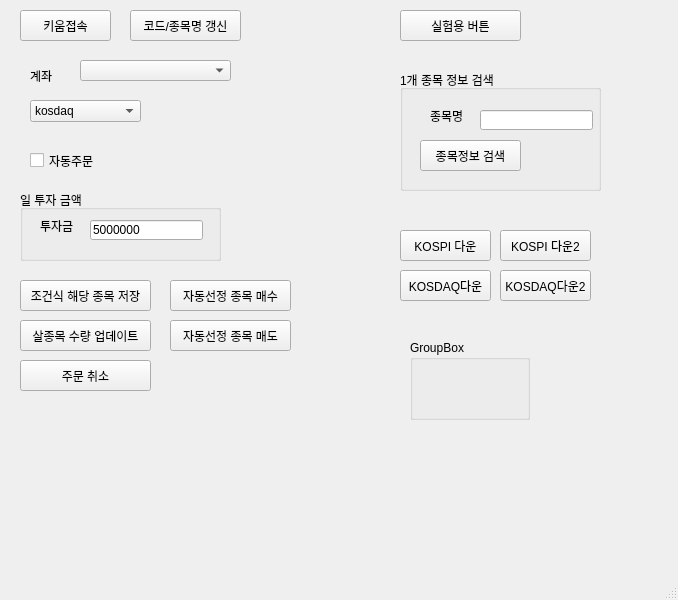
<?xml version="1.0" encoding="UTF-8"?>
<ui version="4.0">
 <class>MainWindow</class>
 <widget class="QMainWindow" name="MainWindow">
  <property name="enabled">
   <bool>true</bool>
  </property>
  <property name="geometry">
   <rect>
    <x>0</x>
    <y>0</y>
    <width>678</width>
    <height>600</height>
   </rect>
  </property>
  <property name="windowTitle">
   <string>MainWindow</string>
  </property>
  <property name="animated">
   <bool>true</bool>
  </property>
  <widget class="QWidget" name="centralwidget">
   <widget class="QPushButton" name="pushButton">
    <property name="geometry">
     <rect>
      <x>20</x>
      <y>10</y>
      <width>91</width>
      <height>31</height>
     </rect>
    </property>
    <property name="text">
     <string>키움접속</string>
    </property>
   </widget>
   <widget class="QPushButton" name="code_name_btn">
    <property name="geometry">
     <rect>
      <x>130</x>
      <y>10</y>
      <width>111</width>
      <height>31</height>
     </rect>
    </property>
    <property name="text">
     <string>코드/종목명 갱신</string>
    </property>
   </widget>
   <widget class="QPushButton" name="kospi_down_btn">
    <property name="geometry">
     <rect>
      <x>400</x>
      <y>230</y>
      <width>91</width>
      <height>31</height>
     </rect>
    </property>
    <property name="text">
     <string>KOSPI 다운</string>
    </property>
   </widget>
   <widget class="QPushButton" name="kosdaq_down_btn">
    <property name="geometry">
     <rect>
      <x>400</x>
      <y>270</y>
      <width>91</width>
      <height>31</height>
     </rect>
    </property>
    <property name="text">
     <string>KOSDAQ다운</string>
    </property>
   </widget>
   <widget class="QLabel" name="label_3">
    <property name="geometry">
     <rect>
      <x>30</x>
      <y>60</y>
      <width>41</width>
      <height>31</height>
     </rect>
    </property>
    <property name="text">
     <string>계좌</string>
    </property>
   </widget>
   <widget class="QComboBox" name="comboBox">
    <property name="geometry">
     <rect>
      <x>80</x>
      <y>60</y>
      <width>151</width>
      <height>21</height>
     </rect>
    </property>
   </widget>
   <widget class="QPushButton" name="kospi_down2_btn">
    <property name="geometry">
     <rect>
      <x>500</x>
      <y>230</y>
      <width>91</width>
      <height>31</height>
     </rect>
    </property>
    <property name="text">
     <string>KOSPI 다운2</string>
    </property>
   </widget>
   <widget class="QPushButton" name="kosdaq_down2_btn">
    <property name="geometry">
     <rect>
      <x>500</x>
      <y>270</y>
      <width>91</width>
      <height>31</height>
     </rect>
    </property>
    <property name="text">
     <string>KOSDAQ다운2</string>
    </property>
   </widget>
   <widget class="QPushButton" name="pushButton_7">
    <property name="geometry">
     <rect>
      <x>170</x>
      <y>280</y>
      <width>121</width>
      <height>31</height>
     </rect>
    </property>
    <property name="text">
     <string>자동선정 종목 매수</string>
    </property>
   </widget>
   <widget class="QPushButton" name="pushButton_8">
    <property name="geometry">
     <rect>
      <x>170</x>
      <y>320</y>
      <width>121</width>
      <height>31</height>
     </rect>
    </property>
    <property name="text">
     <string>자동선정 종목 매도</string>
    </property>
   </widget>
   <widget class="QCheckBox" name="checkBox">
    <property name="enabled">
     <bool>true</bool>
    </property>
    <property name="geometry">
     <rect>
      <x>30</x>
      <y>150</y>
      <width>111</width>
      <height>21</height>
     </rect>
    </property>
    <property name="text">
     <string>자동주문</string>
    </property>
    <property name="checked">
     <bool>false</bool>
    </property>
   </widget>
   <widget class="QPushButton" name="pushButton_10">
    <property name="geometry">
     <rect>
      <x>400</x>
      <y>10</y>
      <width>121</width>
      <height>31</height>
     </rect>
    </property>
    <property name="text">
     <string>실험용 버튼</string>
    </property>
   </widget>
   <widget class="QPushButton" name="pushButton_2">
    <property name="geometry">
     <rect>
      <x>20</x>
      <y>280</y>
      <width>131</width>
      <height>31</height>
     </rect>
    </property>
    <property name="text">
     <string>조건식 해당 종목 저장</string>
    </property>
   </widget>
   <widget class="QGroupBox" name="groupBox_6">
    <property name="geometry">
     <rect>
      <x>400</x>
      <y>70</y>
      <width>201</width>
      <height>121</height>
     </rect>
    </property>
    <property name="title">
     <string>1개 종목 정보 검색</string>
    </property>
    <widget class="QPushButton" name="pushButton_9">
     <property name="geometry">
      <rect>
       <x>20</x>
       <y>70</y>
       <width>101</width>
       <height>31</height>
      </rect>
     </property>
     <property name="text">
      <string>종목정보 검색</string>
     </property>
    </widget>
    <widget class="QLabel" name="label_7">
     <property name="geometry">
      <rect>
       <x>30</x>
       <y>30</y>
       <width>41</width>
       <height>31</height>
      </rect>
     </property>
     <property name="text">
      <string>종목명</string>
     </property>
    </widget>
    <widget class="QLineEdit" name="lineEdit">
     <property name="geometry">
      <rect>
       <x>80</x>
       <y>40</y>
       <width>113</width>
       <height>20</height>
      </rect>
     </property>
    </widget>
   </widget>
   <widget class="QPushButton" name="pushButton_11">
    <property name="geometry">
     <rect>
      <x>20</x>
      <y>320</y>
      <width>131</width>
      <height>31</height>
     </rect>
    </property>
    <property name="text">
     <string>살종목 수량 업데이트</string>
    </property>
   </widget>
   <widget class="QGroupBox" name="groupBox_7">
    <property name="geometry">
     <rect>
      <x>20</x>
      <y>190</y>
      <width>201</width>
      <height>71</height>
     </rect>
    </property>
    <property name="title">
     <string>일 투자 금액</string>
    </property>
    <widget class="QLabel" name="label_8">
     <property name="geometry">
      <rect>
       <x>20</x>
       <y>20</y>
       <width>41</width>
       <height>31</height>
      </rect>
     </property>
     <property name="text">
      <string>투자금</string>
     </property>
    </widget>
    <widget class="QLineEdit" name="lineEdit_2">
     <property name="geometry">
      <rect>
       <x>70</x>
       <y>30</y>
       <width>113</width>
       <height>20</height>
      </rect>
     </property>
     <property name="text">
      <string>5000000</string>
     </property>
    </widget>
   </widget>
   <widget class="QComboBox" name="comboBox_2">
    <property name="geometry">
     <rect>
      <x>30</x>
      <y>100</y>
      <width>111</width>
      <height>22</height>
     </rect>
    </property>
    <item>
     <property name="text">
      <string>kosdaq</string>
     </property>
    </item>
    <item>
     <property name="text">
      <string>kospi</string>
     </property>
    </item>
   </widget>
   <widget class="QGroupBox" name="groupBox">
    <property name="geometry">
     <rect>
      <x>410</x>
      <y>340</y>
      <width>120</width>
      <height>80</height>
     </rect>
    </property>
    <property name="title">
     <string>GroupBox</string>
    </property>
   </widget>
   <widget class="QPushButton" name="pushButton_3">
    <property name="geometry">
     <rect>
      <x>20</x>
      <y>360</y>
      <width>131</width>
      <height>31</height>
     </rect>
    </property>
    <property name="text">
     <string>주문 취소</string>
    </property>
   </widget>
   <zorder>groupBox_6</zorder>
   <zorder>pushButton</zorder>
   <zorder>code_name_btn</zorder>
   <zorder>kospi_down_btn</zorder>
   <zorder>kosdaq_down_btn</zorder>
   <zorder>label_3</zorder>
   <zorder>comboBox</zorder>
   <zorder>kospi_down2_btn</zorder>
   <zorder>kosdaq_down2_btn</zorder>
   <zorder>pushButton_7</zorder>
   <zorder>pushButton_8</zorder>
   <zorder>checkBox</zorder>
   <zorder>pushButton_10</zorder>
   <zorder>pushButton_2</zorder>
   <zorder>pushButton_11</zorder>
   <zorder>groupBox_7</zorder>
   <zorder>comboBox_2</zorder>
   <zorder>groupBox</zorder>
   <zorder>pushButton_3</zorder>
  </widget>
  <widget class="QMenuBar" name="menubar">
   <property name="geometry">
    <rect>
     <x>0</x>
     <y>0</y>
     <width>678</width>
     <height>21</height>
    </rect>
   </property>
  </widget>
  <widget class="QStatusBar" name="statusbar"/>
 </widget>
 <resources/>
 <connections/>
</ui>
